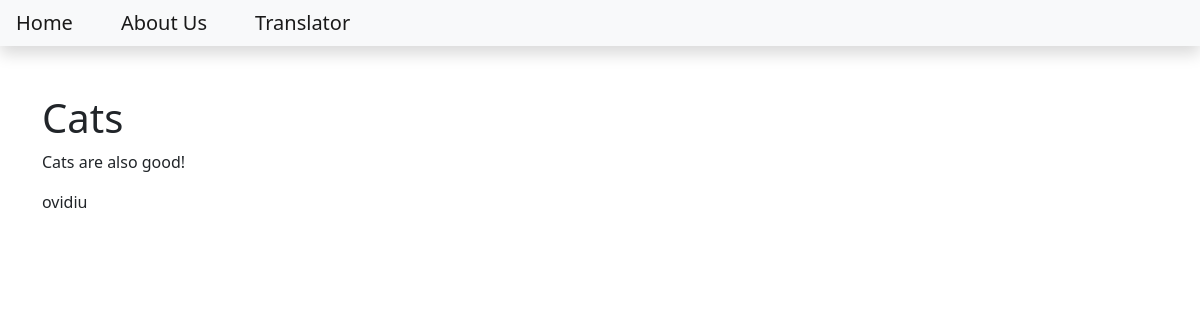
Page /cats on the earlier database version.
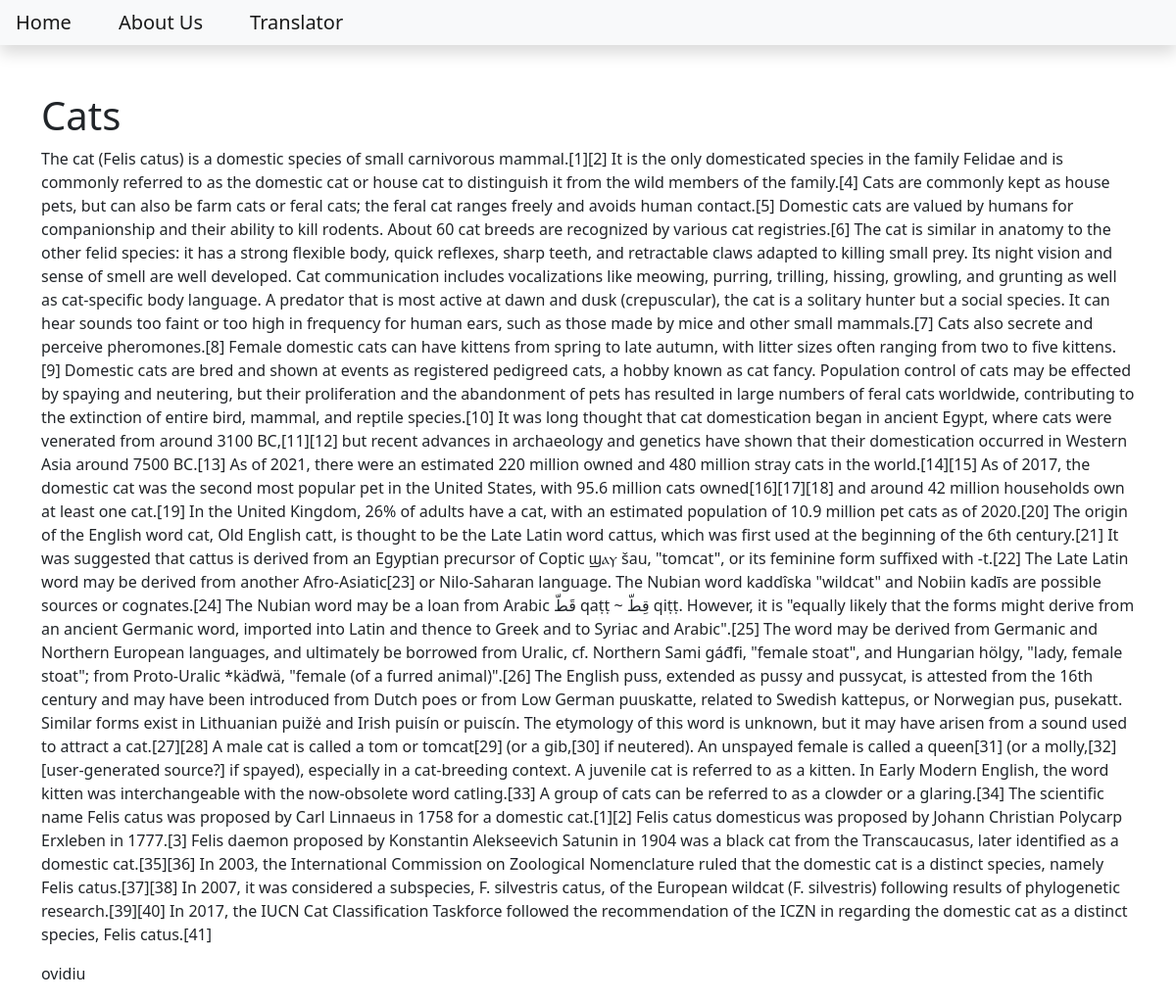
Same page on the later database version.
### blog/models.py (models this page shows, shortened)
class Post(models.Model):
    title = models.CharField(max_length=200)
    content = models.TextField()
    date_created = models.DateTimeField(auto_now_add=True)
    slug = models.SlugField(max_length=200,unique=True)
    author = models.ForeignKey(to=User, on_delete=models.CASCADE)
    status = models.IntegerField(choices=STATUS, default=0)

### blog/views.py (the view)
# urls.py: path('<slug:slug>', views.BlogView.as_view(), name='blog_view'),
class BlogView(generic.DetailView):
    model = Post
    template_name = 'blog.html'

### templates/blog.html
{% extends 'base.html' %}
{% block content%}
<div class="container">
    <h1>{{object.title}}</h1>
    <p>{{object.content}}</p>
    <p>{{object.author}}</p>
</div>
{% endblock content%}

Differences in the rows shown:
changed Post "Cats": content "Cats are also good!" → "The cat (Felis catus) is a domestic species of small carnivorous mammal.[1][2] It is the only domesticated species in the family Felidae and is commonly referred to as the domestic cat or house cat to distinguish it from the wild members of the family.[4] Cats are commonly kept as house pets, but can also be farm cats or feral cats; the feral cat ranges freely and avoids human contact.[5] Domestic cats are valued by humans for companionship and their ability to kill rodents. About 60 cat breeds are recognized by various cat registries.[6] The cat is similar in anatomy to the other felid species: it has a strong flexible body, quick reflexes, sharp teeth, and retractable claws adapted to…"
